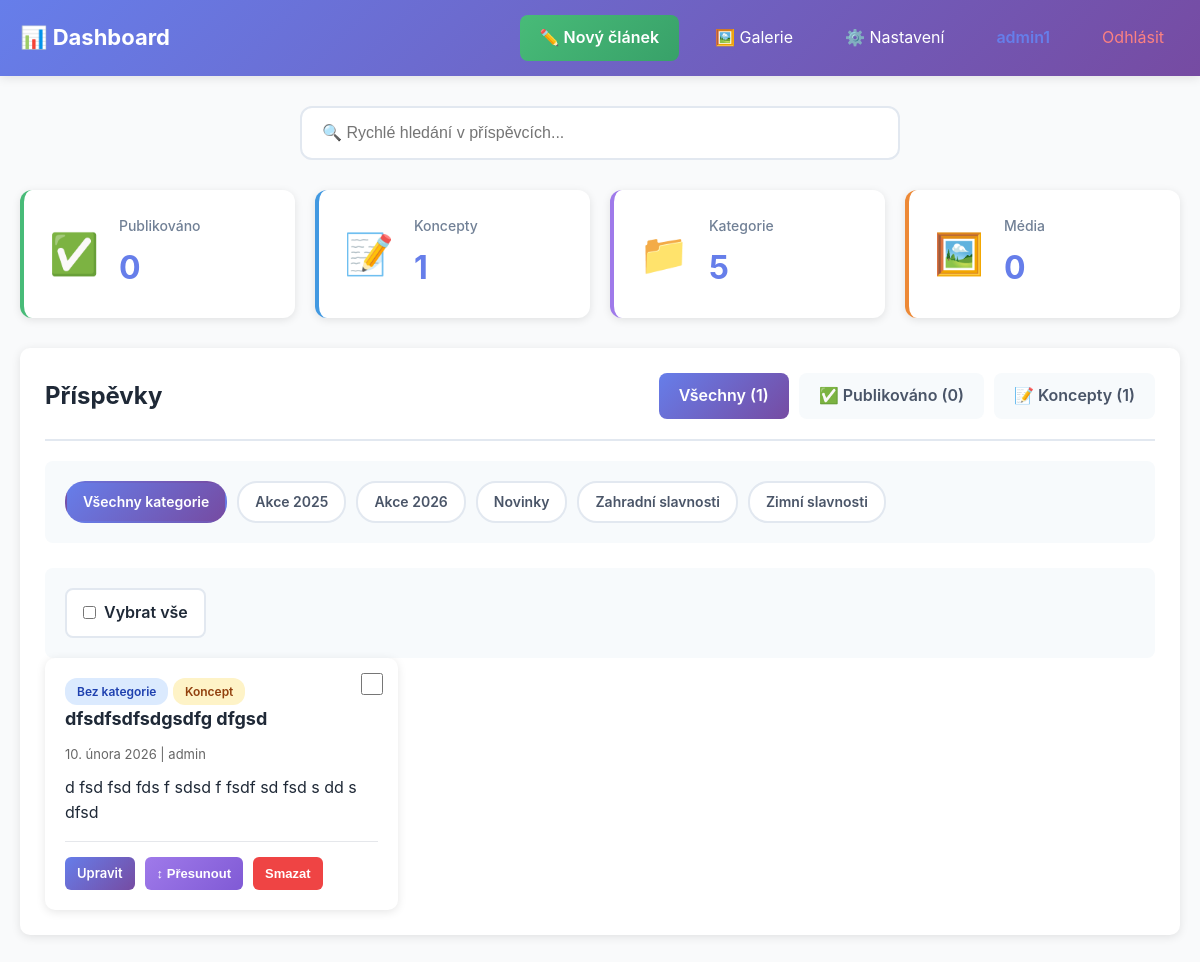
Page /admin/dashboard.php (signed in) on the committed database.
### tables this page shows
CREATE TABLE `categories` (
  `id` int(11) NOT NULL AUTO_INCREMENT,
  `name` varchar(100) NOT NULL,
  `slug` varchar(100) NOT NULL,
  `description` text,
  `created_at` timestamp NOT NULL DEFAULT CURRENT_TIMESTAMP,
  PRIMARY KEY (`id`),
  UNIQUE KEY `name` (`name`),
  UNIQUE KEY `slug` (`slug`),
  KEY `idx_slug` (`slug`)
);

CREATE TABLE `posts` (
  `id` int(11) NOT NULL AUTO_INCREMENT,
  `title` varchar(255) NOT NULL,
  `slug` varchar(255) NOT NULL,
  `content` longtext,
  `excerpt` text,
  `featured_image` varchar(500) DEFAULT NULL,
  `category_id` int(11) DEFAULT NULL,
  `author_id` int(11) NOT NULL,
  `status` enum('draft','published','scheduled') DEFAULT 'draft',
  `menu_order` int(11) DEFAULT '0',
  `meta_title` varchar(255) DEFAULT NULL,
  `meta_description` text,
  `meta_keywords` varchar(255) DEFAULT NULL,
  `published_at` datetime DEFAULT NULL,
  `scheduled_at` datetime DEFAULT NULL,
  `created_at` datetime DEFAULT CURRENT_TIMESTAMP,
  `updated_at` datetime DEFAULT CURRENT_TIMESTAMP ON UPDATE CURRENT_TIMESTAMP,
  PRIMARY KEY (`id`),
  UNIQUE KEY `slug` (`slug`),
  KEY `idx_status` (`status`),
  KEY `idx_category` (`category_id`),
  KEY `idx_author` (`author_id`),
  KEY `idx_slug` (`slug`),
  FULLTEXT KEY `ft_search` (`title`,`content`,`excerpt`)
);

CREATE TABLE `users` (
  `id` int(11) NOT NULL AUTO_INCREMENT,
  `username` varchar(50) NOT NULL,
  `password` varchar(255) NOT NULL,
  `email` varchar(100) DEFAULT NULL,
  `role` enum('it','admin','editor') DEFAULT 'editor',
  `created_at` timestamp NOT NULL DEFAULT CURRENT_TIMESTAMP,
  `last_login` timestamp NULL DEFAULT NULL,
  PRIMARY KEY (`id`),
  UNIQUE KEY `username` (`username`),
  KEY `idx_username` (`username`)
);

### includes/helpers.php (called while the page is built, shortened)
<?php
function formatDate($date, $format = 'j. n. Y') {
    $months = [
        1 => 'ledna', 2 => 'února', 3 => 'března', 4 => 'dubna',
        5 => 'května', 6 => 'června', 7 => 'července', 8 => 'srpna',
        9 => 'září', 10 => 'října', 11 => 'listopadu', 12 => 'prosince'
    ];
    $timestamp = is_numeric($date) ? $date : strtotime($date);
    $day = date('j', $timestamp);
    $month = $months[(int)date('n', $timestamp)];
    $year = date('Y', $timestamp);
    return "$day. $month $year";
}
function e($text) {
    return htmlspecialchars($text, ENT_QUOTES, 'UTF-8');
}
function truncate($text, $length = 100, $suffix = '...') {
    $text = strip_tags($text);
    if (mb_strlen($text) <= $length) {
        return $text;
    }
    return mb_substr($text, 0, $length) . $suffix;
}
?>

### includes/database.class.php (called while the page is built, shortened)
<?php
class Database {
    private $connection;
    private $stmt;
    public function __construct() {
        $dsn = 'mysql:host=' . DB_HOST . ';dbname=' . DB_NAME . ';charset=' . DB_CHARSET;
        $options = [
            PDO::ATTR_ERRMODE => PDO::ERRMODE_EXCEPTION,
            PDO::ATTR_DEFAULT_FETCH_MODE => PDO::FETCH_ASSOC,
            PDO::ATTR_EMULATE_PREPARES => false,
            PDO::MYSQL_ATTR_INIT_COMMAND => "SET NAMES utf8mb4 COLLATE utf8mb4_unicode_ci"
        ];
        try {
            $this->connection = new PDO($dsn, DB_USER, DB_PASS, $options);
        } catch (PDOException $e) {
            $this->error = $e->getMessage();
            $this->logError('Database Connection', $e->getMessage());
            die('Chyba připojení k databázi. Zkontrolujte konfiguraci.');
        }
    }
    public function query($sql) {
    try {
        $this->stmt = $this->connection->prepare($sql);
        return $this;
    } catch (PDOException $e) {
        $this->logError('Query Prepare', $e->getMessage());
        $this->stmt = null;
        return $this;
    }
}
    public function bind($param, $value, $type = null) {
        if (is_null($type)) {
            switch (true) {
                default:
                    $type = PDO::PARAM_STR;
            }
        }
        $this->stmt->bindValue($param, $value, $type);
        return $this;
    }
    public function execute() {
        try {
            return $this->stmt->execute();
        } catch (PDOException $e) {
            $this->logError('Query Execute', $e->getMessage());
            return false;
        }
    }
    public function fetchAll() {
    $this->execute();
    return $this->stmt->fetchAll();
    }
    public function fetch() {
        $this->execute();
        return $this->stmt->fetch();
    }
}
?>

### config.php (called while the page is built, shortened)
<?php
require_once INCLUDES_PATH . 'database.class.php';
require_once INCLUDES_PATH . 'auth.class.php';
require_once INCLUDES_PATH . 'post.class.php';
require_once INCLUDES_PATH . 'category.class.php';
require_once INCLUDES_PATH . 'media.class.php';
$db = new Database();
require_once INCLUDES_PATH . 'helpers.php';
?>

### includes/post.class.php (called while the page is built, shortened)
<?php
class Post {
    private $db;
    public function __construct() {
        global $db;
        $this->db = $db;
    }
    public function getAll($status = 'published', $limit = null, $offset = 0, $categoryId = null) {
        $sql = "SELECT p.*, c.name as category_name, c.slug as category_slug,
                       u.username as author_name
                FROM posts p
                LEFT JOIN categories c ON p.category_id = c.id
                LEFT JOIN users u ON p.author_id = u.id
                WHERE p.status = :status";
        $sql .= " ORDER BY p.menu_order ASC, p.published_at DESC, p.created_at DESC";
        if ($limit) {
            $sql .= " LIMIT " . (int)$limit . " OFFSET " . (int)$offset;
        }
        $this->db->query($sql);
        $this->db->bind(':status', $status);
        return $this->db->fetchAll();
    }
    public function count($status = 'published', $categoryId = null) {
        $sql = "SELECT COUNT(*) as total FROM posts WHERE status = :status";
        $this->db->query($sql);
        $this->db->bind(':status', $status);
        $result = $this->db->fetch();
        return $result['total'] ?? 0;
    }
}
?>

### includes/category.class.php (called while the page is built, shortened)
<?php
class Category {
    private $db;
    public function __construct() {
        global $db;
        $this->db = $db;
    }
    public function getAll() {
        $this->db->query("SELECT * FROM categories ORDER BY name ASC");
        return $this->db->fetchAll();
    }
}
?>

### includes/media.class.php (called while the page is built, shortened)
<?php
class Media {
    private $db;
    public function __construct() {
        $this->db = new Database();
    }
    public function getCount($search = '') {
        $sql = "SELECT COUNT(*) as count FROM media";
        $this->db->query($sql);
        $result = $this->db->fetch();
        return $result['count'] ?? 0;
        $result = $this->db->fetch();
        return $result['count'] ?? 0;
    }
}

### includes/auth.class.php (called while the page is built, shortened)
<?php
class Auth {
        public function isLoggedIn() {
        return true;
    }
    public function canEdit($authorId) {
            return $_SESSION['user_role'] === 'it'
                || $_SESSION['user_role'] === 'admin'
                || $_SESSION['user_id'] == $authorId;
    }
}
?>

### admin/dashboard.php (the view, shortened to what this page needs)
<?php
require_once '../config.php';
$auth = new Auth();
$post = new Post();
$category = new Category();
$media = new Media();
$filter = $_GET['filter'] ?? 'all';
$categoryFilter = isset($_GET['category']) ? intval($_GET['category']) : null;
$page = isset($_GET['page']) ? max(1, intval($_GET['page'])) : 1;
$perPage = 12;
$totalPublishedCount = $post->count('published');
$totalDraftsCount = $post->count('draft');
$totalMedia = $media->getCount('');
if ($filter === 'draft') {
    $allPosts = $post->getAll('draft', $perPage, ($page - 1) * $perPage, $categoryFilter);
    $totalCount = $post->count('draft', $categoryFilter);
} elseif ($filter === 'published') {
    $allPosts = $post->getAll('published', $perPage, ($page - 1) * $perPage, $categoryFilter);
    $totalCount = $post->count('published', $categoryFilter);
} else {
    $publishedPostsArray = $post->getAll('published', 100, 0, $categoryFilter);
    $totalDraftsCountArray = $post->getAll('draft', 100, 0, $categoryFilter);
    $allPostsCombined = array_merge($publishedPostsArray, $totalDraftsCountArray);
    usort($allPostsCombined, function($a, $b) {
        $timeA = strtotime($a['published_at'] ?? $a['created_at']);
        $timeB = strtotime($b['published_at'] ?? $b['created_at']);
        return $timeB - $timeA;
    });
    $allPosts = array_slice($allPostsCombined, ($page - 1) * $perPage, $perPage);
}
$categories = $category->getAll();
?>
<!DOCTYPE html>
<html lang="cs">
<head>
    <link rel="stylesheet" href="<?= ASSETS_URL ?>css/admin.css">
</head>
<body>
    <header class="admin-header">
        <div class="header-content">
            <h1>📊 Dashboard</h1>
            <nav class="header-nav">
                <a href="add_post.php" class="header-link primary">✏️ Nový článek</a>
                <a href="media.php" class="header-link">🖼️ Galerie</a>
                <a href="settings.php" class="header-link">⚙️ Nastavení</a>
                <span class="header-link user"><?= e($_SESSION['username']) ?></span>
                <a href="logout.php" class="header-link logout">Odhlásit</a>
            </nav>
        </div>
    </header>
    <div class="container">
        <div class="quick-search-bar">
            <div class="search-container">
                <input type="text"
                       id="quickSearch"
                       placeholder="🔍 Rychlé hledání v příspěvcích..."
                       autocomplete="off">
            </div>
        </div>
        <div class="stats-grid">
            <div class="stat-card green">
                <div class="stat-icon">✅</div>
                <div class="stat-info">
                    <h3>Publikováno</h3>
                    <div class="stat-value"><?= $totalPublishedCount ?></div>
                </div>
            </div>
            <div class="stat-card blue">
                <div class="stat-icon">📝</div>
                <div class="stat-info">
                    <h3>Koncepty</h3>
                    <div class="stat-value"><?= $totalDraftsCount ?></div>
                </div>
            </div>
            <div class="stat-card purple">
                <div class="stat-icon">📁</div>
                <div class="stat-info">
                    <h3>Kategorie</h3>
                    <div class="stat-value"><?= count($categories) ?></div>
                </div>
            </div>
            <div class="stat-card orange">
                <div class="stat-icon">🖼️</div>
                <div class="stat-info">
                    <h3>Média</h3>
                    <div class="stat-value"><?= $totalMedia ?></div>
                </div>
            </div>
        </div>
        <div class="card">
            <div class="card-header">
                <h2>Příspěvky</h2>
                <div class="filter-tabs">
                    <a href="?filter=all" class="tab <?= $filter === 'all' ? 'active' : '' ?>">
                        Všechny (<?= $totalPublishedCount + $totalDraftsCount ?>)
                    </a>
                    <a href="?filter=published" class="tab <?= $filter === 'published' ? 'active' : '' ?>">
                        ✅ Publikováno (<?= $totalPublishedCount ?>)
                    </a>
                    <a href="?filter=draft" class="tab <?= $filter === 'draft' ? 'active' : '' ?>">
                        📝 Koncepty (<?= $totalDraftsCount ?>)
                    </a>
                </div>
            </div>
            <?php if (!empty($categories)): ?>
            <div class="category-filters">
                <a href="?filter=<?= $filter ?>" class="category-badge <?= !$categoryFilter ? 'active' : '' ?>">
                    Všechny kategorie
                </a>
                <?php foreach ($categories as $cat): ?>
                    <a href="?filter=<?= $filter ?>&category=<?= $cat['id'] ?>"
                       class="category-badge <?= $categoryFilter == $cat['id'] ? 'active' : '' ?>">
                        <?= e($cat['name']) ?>
                    </a>
                <?php endforeach; ?>
            </div>
            <div class="bulk-actions-row">
                <label class="select-all-label">
                    <input type="checkbox" id="selectAll" onchange="toggleSelectAll(this)">
                    <span>Vybrat vše</span>
                </label>
            </div>
            <?php endif; ?>
            <?php if (empty($allPosts)): ?>
                <p style="text-align: center; padding: 40px; color: #999;">
                    Zatím žádné příspěvky. <a href="add_post.php">Vytvořte první příspěvek</a>
                </p>
            <?php else: ?>
                <div class="posts-grid">
                    <?php foreach ($allPosts as $p): ?>
                        <div class="post-card" data-post-id="<?= $p['id'] ?>">
                            <input type="checkbox" class="post-checkbox" value="<?= $p['id'] ?>" onchange="updateBulkSelection()">
                            <div class="post-card-content">
                                <span class="badge badge-primary">
                                    <?php
                                    $catName = $p['category_name'] ?? 'Bez kategorie';
                                    echo e(is_array($catName) ? 'Bez kategorie' : $catName);
                                    ?>
                                </span>
                                <span class="badge badge-<?= $p['status'] === 'published' ? 'success' : 'warning' ?>">
                                    <?= $p['status'] === 'published' ? 'Publikováno' : 'Koncept' ?>
                                </span>
                                <h3><?= e($p['title']) ?></h3>
                                <div class="post-meta">
                                    <?= formatDate($p['published_at'] ?? $p['created_at']) ?> |
                                    <?= e($p['author_name']) ?>
                                </div>
                                <p><?= e(truncate($p['excerpt'] ?? $p['content'], 100)) ?></p>
                                <div class="post-actions">
                                    <a href="edit_post.php?id=<?= $p['id'] ?>" class="btn btn-primary btn-small">Upravit</a>
                                    <button onclick="startReorder(<?= $p['id'] ?>)" class="btn btn-reorder btn-small">↕ Přesunout</button>
                                    <?php if ($auth->canEdit($p['author_id'])): ?>
                                        <button onclick="confirmDelete(<?= $p['id'] ?>, '<?= addslashes($p['title']) ?>')"
                                                class="btn btn-danger btn-small">
                                            Smazat
                                        </button>
                                    <?php endif; ?>
                                </div>
                            </div>
                        </div>
                    <?php endforeach; ?>
                </div>
            <?php endif; ?>
        </div>
    </div>
</body>
</html>

### rows in the picture
categories: name "Akce 2025"
categories: name "Akce 2026"
categories: name "Novinky"
categories: name "Zahradní slavnosti"
categories: name "Zimní slavnosti"
posts: catName "Bez kategorie", status "Koncept", title "dfsdfsdfsdgsdfg dfgsd", formatDate($p['published_at'] ?? $p['created_at']) "10. února 2026", author.username "admin", excerpt "d fsd fsd fds f sdsd f fsdf sd fsd s dd s dfsd"

### other values in the picture
$_SESSION['username'] "admin1"
$totalPublishedCount "0"
$totalDraftsCount "1"
count($categories) "5"
$totalMedia "0"
$totalPublishedCount + $totalDraftsCount "1"
